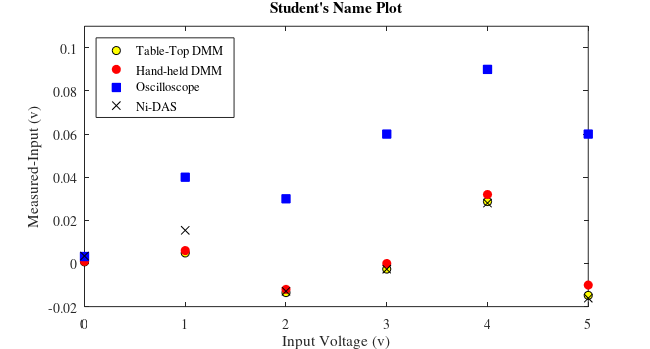
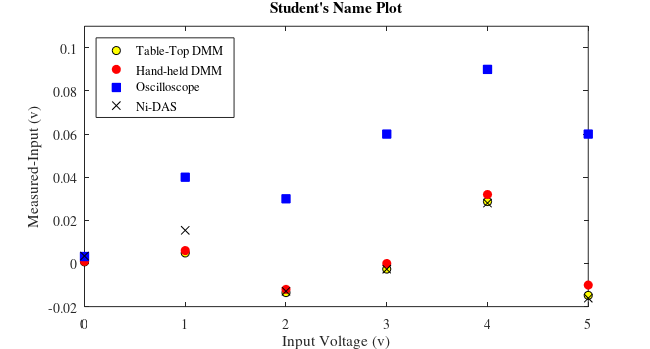

Source code (MATLAB) for these figures, in order:
% This is a generic program to generate plots for Lab #4
%%%%%%%%%%%%%%%%%%%%%%%%%%%%%%%%%%%%%%%%%%%%%%%
% Date: August 6th, 2020
% Dr. Vibhav Durgesh
% Rev 0.0
% User has to provide appropriate information - see beginning of code
%%%%%%%%%%%%%%%%%%%%%%%%%%%%%%%%%%%%%%%%%%%%%%%

clear all
close all
clc

%% Start of user information %% Make sure to add the data from your own experiment
volt = [0 1 2 3 4 5];
T_T_DMM = [0.000755	1.00488	1.9865	2.9974	4.0287	4.9852];
H_H_DMM = [0.001	1.006	1.988	3	4.032	4.99];
oscilloscope = [0.0032295	1.04	2.03	3.06	4.09	5.06];
ni_das = [0.0034697	1.01536458	1.98711539	2.99735815	4.02799091	4.98391173];

%% End user required information
% Difference in Voltage Measurements
v1 = T_T_DMM - volt;
v2 = H_H_DMM - volt;
v3 = oscilloscope - volt;
v4 = ni_das - volt;

% Generating figure with specific size
figure(1)
set(gcf,'unit','inches','position',[0.50 0.50 6.50 3.50],...
        'defaultaxesfontsize',10,'defaultaxesfontname','times');
% Plotting data
plot(volt, v1,'ko','markerfacecolor','y');hold on
plot(volt, v2,'ro','markerfacecolor','r')
plot(volt, v3,'bs','markerfacecolor','b')
plot(volt, v4, 'kx')
ylim([-0.02 0.11])
xlabel('Input Voltage (v)')
ylabel('Measured-Input (v)')
legend('Table-Top DMM','Hand-held DMM','Oscilloscope','Ni-DAS','location','northwest')
title('Student''s Name Plot')

%% Saving the files in png and pdf format
figName = ['../Figures/Student_Name_Exp04_Part1'];
set(gcf,'PaperPositionMode','auto')
print(figName,'-dpng','-r600')
set(gcf,'PaperUnits','inches','Units','inches');
figpos = get(gcf,'Position');
set(gcf,'PaperSize',figpos(3:4),'Units','inches');
print(figName,'-dpdf','-r600')
